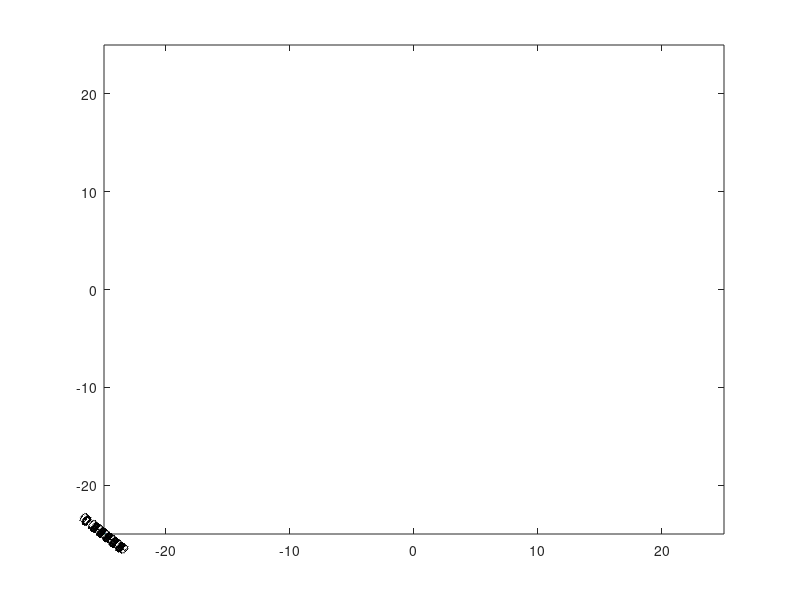

Reproduce this figure in MATLAB. (Note: this script raises an error after producing the figure.)
clc
clear
close all
% F = figure;
[X,Y] = meshgrid(-25:.2:25 , -25:.2:25 );
Z = zeros(length(X(:,1)),length(X(1,:)));
Z(1,1) =1;
[~,c] = contour(X,Y,Z, 'ShowText', 'on');%-1:.5:1
global COUNTOUR_IN
COUNTOUR_IN = [0,0,0];




%   World Building
numberOfAgents = 10;
agentRadius = .1;
timeStep = .05;
mapSize = 10;
shape = circle (.2);
%  *[-2,-1;-2,1;2,1;2,-1];
global CURRENT_KEY_PRESSED 
CURRENT_KEY_PRESSED = '';
H = figure;
set(H,'KeyPressFcn',@buttonPress);
% rosinit('10.253.114.65');
env = agentEnv(1,@rosControllerEnemy,mapSize,timeStep);
env.setAgentPositions(zeros(numberOfAgents, 2));
env.setGoalPositions([5, 5]);
% env.agents(1).setUpPublisher('/turtle1/cmd_vel/');
% env.agents(1).setUpSubscriber('/turtle1/cmd_vel/');
 
% f(1)={@testControllerEnemySinkSource};
% f(1)={@testControllerEnemySinkSource2};
f(1)={@rosControllerEnemy};
for i =2:numberOfAgents
   f(i) = {@testController5}; 
end    
ENV = agentEnv(numberOfAgents,f,mapSize,timeStep); 



%Updating agent properties
for i = 1:numberOfAgents
    ENV.agents(i).setShape(shape);
    ENV.setAgentColor(i,[0 1 0]);
    ENV.agents(i).createProperty('isEnemy',false)
end
    ENV.agents(1).setProperty('isEnemy', true);
    
%Setting Initial Positions
initPositions = zeros(numberOfAgents, 2);
goalLocations = zeros(numberOfAgents, 2);
initPositions(1,:) = [-4,-4];
for i = 2:numberOfAgents
    theta = 2*pi/numberOfAgents * (i-1);
    initPositions(i,:) = [cos(theta),sin(theta)]*mapSize*(.5);
end
ENV.setAgentPositions(initPositions);
ENV.setGoalPositions(goalLocations);

% %Creating Static Obstacles
% w=1;
% l=2*mapSize;
% rectangle = [-(l/2+w),0;l/2+w,0;l/2+w,-w;-(l/2+w),-w];
% ENV.createStaticObstacle(rectangle,[0,-l/2],0,1);
% ENV.createStaticObstacle(rectangle,[l/2,0],-pi/2,2);
% ENV.createStaticObstacle(rectangle,[0,l/2],-pi,3);
% ENV.createStaticObstacle(rectangle,[-l/2,0],pi/2,4);


%Optional Features
ENV.collisionsOn(false);
ENV.pathVisibility(false);
ENV.realTime = false;
ENV.agentIdVisibility(false);
counter = 0;
while(true)
    ENV.tick;
    set(c,"ZData", COUNTOUR_IN);
    
    counter = counter + timeStep;
    fprintf("Time: %.3f \n",counter)
     env.tick;
    if counter > 100
        break
    end
%     run('evolvingvariables.m');
    %change goal locations
%     for i = 1:numberOfAgents
%         theta = 2*pi/numberOfAgents * (i-1) + (pi/8)*counter;
%         goalLocations(i,:) = [cos(theta+3.9*pi/4),sin(theta+3.9*pi/4)]*mapSize*(1);
%     end
%     ENV.setGoalPositions(goalLocations);
end


function buttonPress(src,event)
  global CURRENT_KEY_PRESSED
  CURRENT_KEY_PRESSED = event.Key;
end



